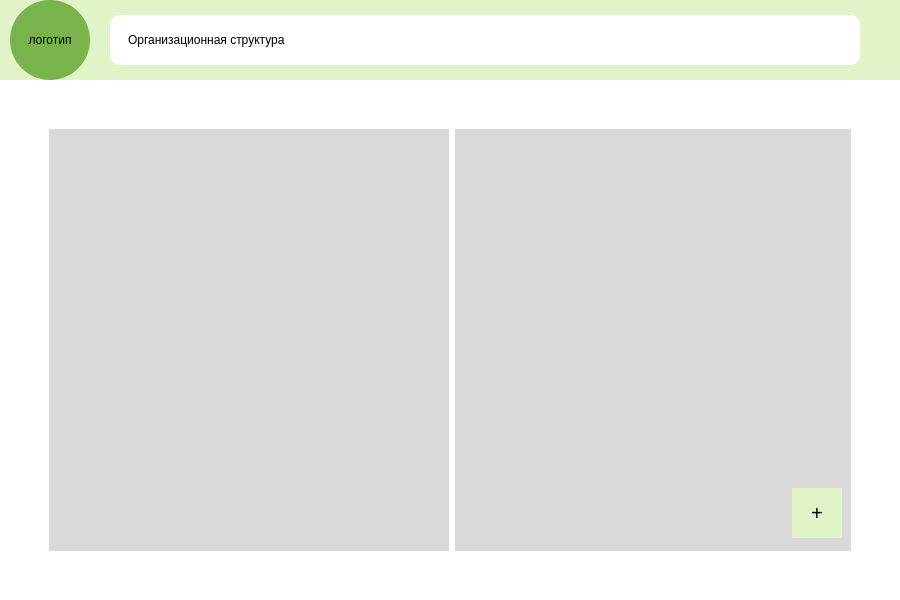
<?xml version="1.0" encoding="UTF-8"?>
<ui version="4.0">
 <class>MainWindow</class>
 <widget class="QMainWindow" name="MainWindow">
  <property name="geometry">
   <rect>
    <x>0</x>
    <y>0</y>
    <width>900</width>
    <height>600</height>
   </rect>
  </property>
  <property name="minimumSize">
   <size>
    <width>900</width>
    <height>0</height>
   </size>
  </property>
  <property name="windowTitle">
   <string>MainWindow</string>
  </property>
  <property name="styleSheet">
   <string notr="true">background-color: white;</string>
  </property>
  <widget class="QWidget" name="centralwidget">
   <property name="styleSheet">
    <string notr="true">padding: 0px;</string>
   </property>
   <layout class="QVBoxLayout" name="verticalLayout">
    <property name="spacing">
     <number>0</number>
    </property>
    <property name="leftMargin">
     <number>0</number>
    </property>
    <property name="topMargin">
     <number>0</number>
    </property>
    <property name="rightMargin">
     <number>0</number>
    </property>
    <property name="bottomMargin">
     <number>0</number>
    </property>
    <item>
     <widget class="QFrame" name="header">
      <property name="styleSheet">
       <string notr="true">background-color: #e0f4c8;
max-height: 100px;
border: none;</string>
      </property>
      <property name="frameShape">
       <enum>QFrame::Shape::StyledPanel</enum>
      </property>
      <property name="frameShadow">
       <enum>QFrame::Shadow::Raised</enum>
      </property>
      <layout class="QHBoxLayout" name="horizontalLayout">
       <property name="spacing">
        <number>0</number>
       </property>
       <property name="leftMargin">
        <number>0</number>
       </property>
       <property name="topMargin">
        <number>0</number>
       </property>
       <property name="rightMargin">
        <number>0</number>
       </property>
       <property name="bottomMargin">
        <number>0</number>
       </property>
       <item>
        <widget class="QLabel" name="logo">
         <property name="layoutDirection">
          <enum>Qt::LayoutDirection::LeftToRight</enum>
         </property>
         <property name="styleSheet">
          <string notr="true">min-width: 80px;
min-height: 80px;
max-width: 80px;
max-height: 80px;
border-radius: 40%;
background-color: #78b34b;
color: black;
margin-left: 10%;</string>
         </property>
         <property name="text">
          <string>логотип</string>
         </property>
         <property name="alignment">
          <set>Qt::AlignmentFlag::AlignCenter</set>
         </property>
        </widget>
       </item>
       <item>
        <widget class="QLabel" name="page_name">
         <property name="styleSheet">
          <string notr="true">max-height: 50px;
margin-left: 20%;
margin-right: 40%;
padding-left: 15%;
min-width: 200px;
background-color: white;
color: black;
border-radius: 10%;

</string>
         </property>
         <property name="text">
          <string>Организационная структура</string>
         </property>
        </widget>
       </item>
      </layout>
     </widget>
    </item>
    <item>
     <widget class="QFrame" name="frame_body">
      <property name="styleSheet">
       <string notr="true">padding: 40%;</string>
      </property>
      <layout class="QHBoxLayout" name="horizontalLayout_2">
       <property name="spacing">
        <number>-1</number>
       </property>
       <item>
        <widget class="QTreeWidget" name="treeWidget_departments">
         <property name="sizePolicy">
          <sizepolicy hsizetype="Expanding" vsizetype="Expanding">
           <horstretch>0</horstretch>
           <verstretch>0</verstretch>
          </sizepolicy>
         </property>
         <property name="minimumSize">
          <size>
           <width>400</width>
           <height>0</height>
          </size>
         </property>
         <property name="font">
          <font>
           <pointsize>16</pointsize>
          </font>
         </property>
         <property name="cursor" stdset="0">
          <cursorShape>ArrowCursor</cursorShape>
         </property>
         <property name="contextMenuPolicy">
          <enum>Qt::ContextMenuPolicy::NoContextMenu</enum>
         </property>
         <property name="layoutDirection">
          <enum>Qt::LayoutDirection::LeftToRight</enum>
         </property>
         <property name="autoFillBackground">
          <bool>false</bool>
         </property>
         <property name="styleSheet">
          <string notr="true">QTreeView{
	padding: 0px;
	background-color: rgb(217, 217, 217);
	border: 0px;
}
QAbstractItemView{
	padding: 0px;
}
QTreeWidget::item{
	background-color: rgb(224, 244, 200);
	color: black;
	min-height: 40px;
}
QTreeWidget::item:selected{
	background-color: rgb(120, 179, 75);
	color: white;
}
</string>
         </property>
         <property name="lineWidth">
          <number>0</number>
         </property>
         <property name="alternatingRowColors">
          <bool>false</bool>
         </property>
         <property name="selectionBehavior">
          <enum>QAbstractItemView::SelectionBehavior::SelectItems</enum>
         </property>
         <property name="indentation">
          <number>20</number>
         </property>
         <property name="rootIsDecorated">
          <bool>true</bool>
         </property>
         <property name="uniformRowHeights">
          <bool>false</bool>
         </property>
         <property name="sortingEnabled">
          <bool>false</bool>
         </property>
         <property name="animated">
          <bool>true</bool>
         </property>
         <property name="wordWrap">
          <bool>false</bool>
         </property>
         <property name="headerHidden">
          <bool>true</bool>
         </property>
         <attribute name="headerVisible">
          <bool>false</bool>
         </attribute>
         <attribute name="headerCascadingSectionResizes">
          <bool>false</bool>
         </attribute>
         <column>
          <property name="text">
           <string notr="true">1</string>
          </property>
         </column>
        </widget>
       </item>
       <item>
        <widget class="QFrame" name="frame_employees">
         <property name="layoutDirection">
          <enum>Qt::LayoutDirection::LeftToRight</enum>
         </property>
         <property name="styleSheet">
          <string notr="true">background-color: #d9d9d9;
padding: 0;
border: none;</string>
         </property>
         <property name="frameShape">
          <enum>QFrame::Shape::StyledPanel</enum>
         </property>
         <property name="frameShadow">
          <enum>QFrame::Shadow::Raised</enum>
         </property>
         <layout class="QVBoxLayout" name="verticalLayout_2">
          <property name="spacing">
           <number>0</number>
          </property>
          <property name="leftMargin">
           <number>0</number>
          </property>
          <property name="topMargin">
           <number>0</number>
          </property>
          <property name="rightMargin">
           <number>0</number>
          </property>
          <property name="bottomMargin">
           <number>0</number>
          </property>
          <item>
           <widget class="QListWidget" name="listWidget">
            <property name="font">
             <font>
              <pointsize>16</pointsize>
             </font>
            </property>
            <property name="styleSheet">
             <string notr="true">QListWidget {
	padding: 10px;
}
QListWidget::item{
	padding: 10 0 10 10;
	margin-bottom: 5px;
	color: black;
	background-color: rgb(224, 244, 200);
	border-radius: 10px;
}</string>
            </property>
           </widget>
          </item>
          <item>
           <widget class="QWidget" name="widget_employee_add" native="true">
            <property name="minimumSize">
             <size>
              <width>0</width>
              <height>75</height>
             </size>
            </property>
            <property name="maximumSize">
             <size>
              <width>16777215</width>
              <height>75</height>
             </size>
            </property>
            <property name="layoutDirection">
             <enum>Qt::LayoutDirection::RightToLeft</enum>
            </property>
            <property name="styleSheet">
             <string notr="true">border: 0px;</string>
            </property>
            <layout class="QVBoxLayout" name="verticalLayout_3">
             <item>
              <widget class="QPushButton" name="employee_add_button">
               <property name="minimumSize">
                <size>
                 <width>50</width>
                 <height>50</height>
                </size>
               </property>
               <property name="maximumSize">
                <size>
                 <width>50</width>
                 <height>50</height>
                </size>
               </property>
               <property name="cursor">
                <cursorShape>PointingHandCursor</cursorShape>
               </property>
               <property name="layoutDirection">
                <enum>Qt::LayoutDirection::RightToLeft</enum>
               </property>
               <property name="autoFillBackground">
                <bool>false</bool>
               </property>
               <property name="styleSheet">
                <string notr="true">background-color: rgb(224, 244, 200);
color: black;
font-size: 20px;</string>
               </property>
               <property name="text">
                <string>+</string>
               </property>
              </widget>
             </item>
            </layout>
           </widget>
          </item>
         </layout>
        </widget>
       </item>
      </layout>
     </widget>
    </item>
   </layout>
  </widget>
 </widget>
 <resources/>
 <connections/>
</ui>
